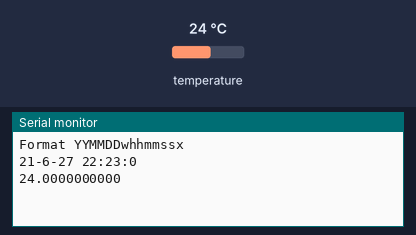
Bench run of a sketch on a simulated Arduino Mega 2560, built with avr-gcc and run on an emulated ATmega2560. Parts: the last lines printed to the serial monitor. The test bench sets the inputs (shaded band); at power-on: temperature 24 °C. The local clock reads 2024-03-15 10:24:30 at power-on unless the sketch sets it; not simulated (calls return 0 or success): arduino_secrets.h.

Above: at 5.2 s.
5.3 s: temperature set to 12 °C
At 6.8 s:
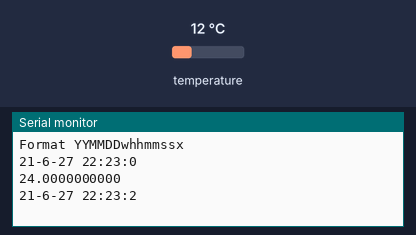
8.1 s: temperature set to 19 °C
At 8.1 s:
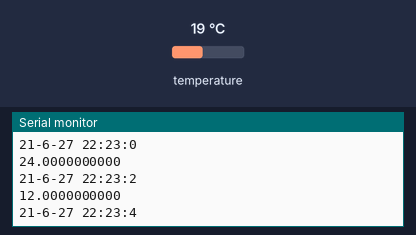
Timing chart, 0 to 11.1 s (numbered marks = the images above; inputs shaded):
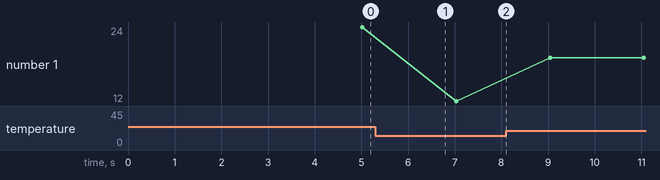

The sketch:

rtc_setup_test.ino
```cpp
#include "arduino_secrets.h"

/*

Sets the time from input and prints back time stamps for 5 seconds

Based on DS3231_set.pde
by Eric Ayars
4/11

Added printing back of time stamps and increased baud rate
(to better synchronize computer and RTC)
Andy Wickert
5/15/2011

Clean for SAMD arch, add explanation, respect code-style and
fix interpretation of Serial input if used more than once
Olivier Staquet
4/26/2020

*/

#include <DS3231.h>
#include <Wire.h>

DS3231 clock;

byte year;
byte month;
byte date;
byte dow;
byte hour;
byte minute;
byte second;

bool century = false;
bool h12Flag;
bool pmFlag;

/*****************************************************************************************************
 * Setup
 *  - Open Serial and Wire connection
 *  - Explain to the user how to use the program
 *****************************************************************************************************/
void setup() {
  // Start the serial port
  Serial.begin(9600);

  // Start the I2C interface
  Wire.begin();

  // Request the time correction on the Serial
  delay(4000);
  Serial.println("Format YYMMDDwhhmmssx");

  // // UNCOMMENT TO SET CLOCK
  String inputStr = "2106271222300x";
  inputDateFromString(inputStr);
  clock.setClockMode(false);  // set to 24h
  clock.setYear(year);
  clock.setMonth(month);
  clock.setDate(date);
  clock.setDoW(dow);
  clock.setHour(hour);
  clock.setMinute(minute);
  clock.setSecond(second);
}

/*****************************************************************************************************
 * Loop
 *  - Each time we receive the time correction on the Serial
 *  - Set the clock of the DS3231
 *  - Echo the value from the DS3231 during 5 seconds
 *****************************************************************************************************/
void loop() {
  // Print Times
  Serial.print(clock.getYear(), DEC);
  Serial.print("-");
  Serial.print(clock.getMonth(century), DEC);
  Serial.print("-");
  Serial.print(clock.getDate(), DEC);
  Serial.print(" ");
  Serial.print(clock.getHour(h12Flag, pmFlag), DEC); //24-hr
  Serial.print(":");
  Serial.print(clock.getMinute(), DEC);
  Serial.print(":");
  Serial.println(clock.getSecond(), DEC);
  delay(1000);
  Serial.println(clock.getTemperature(), DEC);
  delay(1000);
}

/*****************************************************************************************************
 * inputDateFromSerial
 *  - Read and interpret the data from the Serial input
 *  - Store the data in global variables
 *****************************************************************************************************/
void inputDateFromString(String inputStr) {
	// the order YYMMDDwHHMMSS, with an 'x' at the end.
	byte temp1, temp2;
  // 	char inputStr[15];

  // Find the end of char "x"
  int posX = -1;
  for(uint8_t i = 0; i < 20; i++) {
    if(inputStr[i] == 'x') {
      posX = i;
      break;
    }
  }

  // Consider 0 character in ASCII
  uint8_t zeroAscii = '0';

	// Read Year first
	temp1 = (byte)inputStr[posX - 13] - zeroAscii;
	temp2 = (byte)inputStr[posX - 12] - zeroAscii;
	year = temp1 * 10 + temp2;

	// now month
	temp1 = (byte)inputStr[posX - 11] - zeroAscii;
	temp2 = (byte)inputStr[posX - 10] - zeroAscii;
	month = temp1 * 10 + temp2;

	// now date
	temp1 = (byte)inputStr[posX - 9] - zeroAscii;
	temp2 = (byte)inputStr[posX - 8] - zeroAscii;
	date = temp1 * 10 + temp2;

	// now Day of Week
	dow = (byte)inputStr[posX - 7] - zeroAscii;

	// now Hour
	temp1 = (byte)inputStr[posX - 6] - zeroAscii;
	temp2 = (byte)inputStr[posX - 5] - zeroAscii;
	hour = temp1 * 10 + temp2;

	// now Minute
	temp1 = (byte)inputStr[posX - 4] - zeroAscii;
	temp2 = (byte)inputStr[posX - 3] - zeroAscii;
	minute = temp1 * 10 + temp2;

	// now Second
	temp1 = (byte)inputStr[posX - 2] - zeroAscii;
	temp2 = (byte)inputStr[posX - 1] - zeroAscii;
	second = temp1 * 10 + temp2;
}
```

Measured:
- plotted number 1: 24 → 12 after the input at 5.3 s, 12 → 19 after the input at 8.1 s
